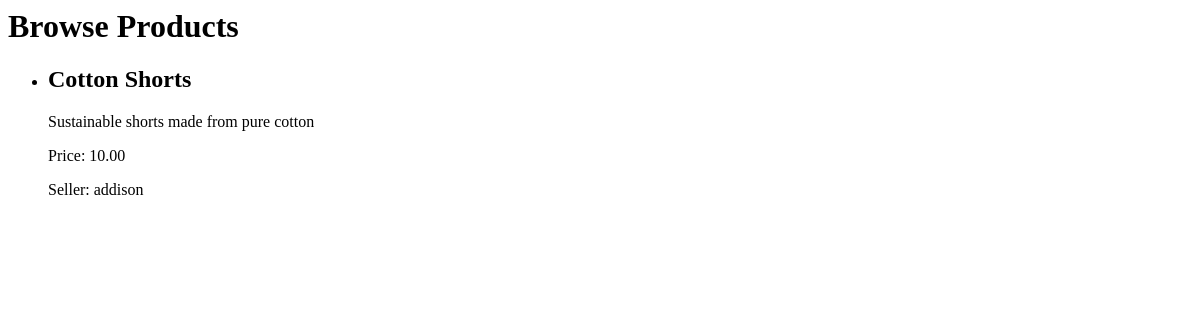
/browse/, run on an earlier commit of the app's database.
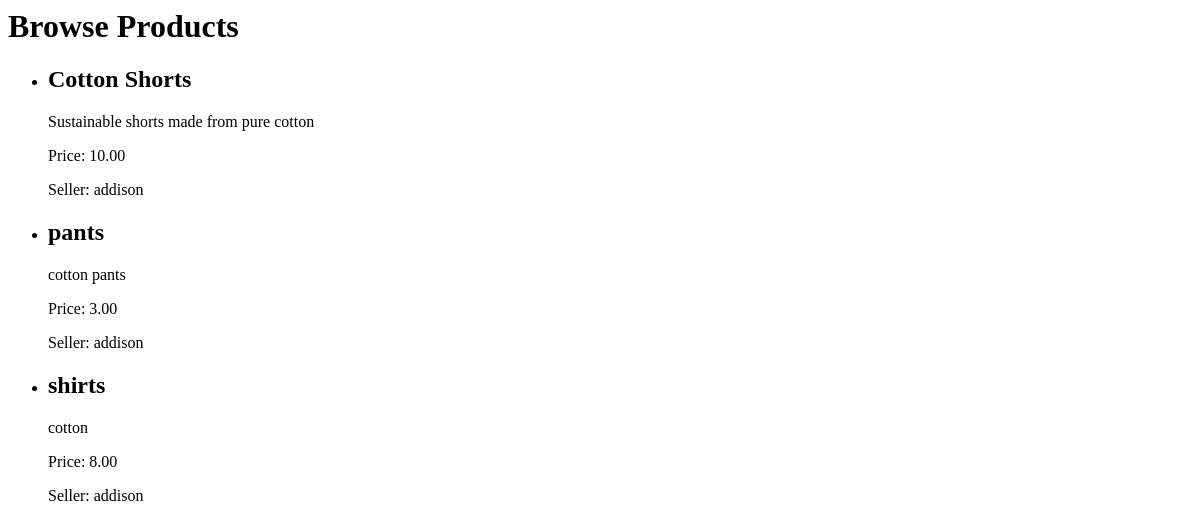
And on a later commit of the database.
### Leaf/models.py (models this page shows, shortened)
class Product(models.Model):
    seller = models.ForeignKey(Seller, on_delete=models.CASCADE)
    name = models.CharField(max_length=100)
    description = models.TextField()
    price = models.DecimalField(max_digits=10, decimal_places=2)
    eco_friendly = models.BooleanField(default=True)
    available = models.BooleanField(default=True)

class Seller(models.Model):
    user = models.OneToOneField(User, on_delete=models.CASCADE)
    bio = models.TextField()
    location = models.CharField(max_length=100)

### Leaf/views.py (the view)
# urls.py: path('browse/', views.browse_products_view, name='browse_products'),
def browse_products_view(request):
    products = Product.objects.filter(available=True)
    products = Product.objects.all()# Ensure you're filtering by availability if needed
    return render(request, 'Leaf/browse_products.html', {'products': products})

### Leaf/templates/Leaf/browse_products.html
<h1>Browse Products</h1>
{% if products %}
    <ul>
    {% for product in products %}
        <li>
            <h2>{{ product.name }}</h2>
            <p>{{ product.description }}</p>
            <p>Price: {{ product.price }}</p>
            <p>Seller: {{ product.seller.user.username }}</p>
        </li>
    {% endfor %}
    </ul>
{% else %}
    <p>No products available.</p>
{% endif %}

What changed in the data, as far as the page shows it:
added Product: name "pants", description "cotton pants", price "3.00", seller.user.username "addison"
added Product: name "shirts", description "cotton", price "8.00", seller.user.username "addison"
